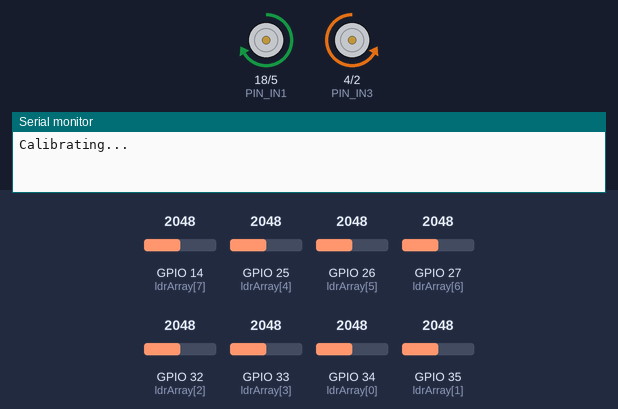
Simulated run of this program. Board: ESP32. Shown: motor-driver pin pairs drawn as motors (green arrow = first pin HIGH = forward, orange = second pin HIGH = backward, longer = more drive, scaled by the enable pin), the last lines printed to the serial monitor. Inputs (shaded band) come from the test bench; at power-on: GPIO 26 (ldrArray[5]) = 2048, GPIO 14 (ldrArray[7]) = 2048, GPIO 27 (ldrArray[6]) = 2048, GPIO 25 (ldrArray[4]) = 2048, GPIO 32 (ldrArray[2]) = 2048, GPIO 33 (ldrArray[3]) = 2048, GPIO 34 (ldrArray[0]) = 2048, GPIO 35 (ldrArray[1]) = 2048.

Above: at 5.8 s.
5.9 s: GPIO 26 (ldrArray[5]) set to 2107
At 8.6 s:
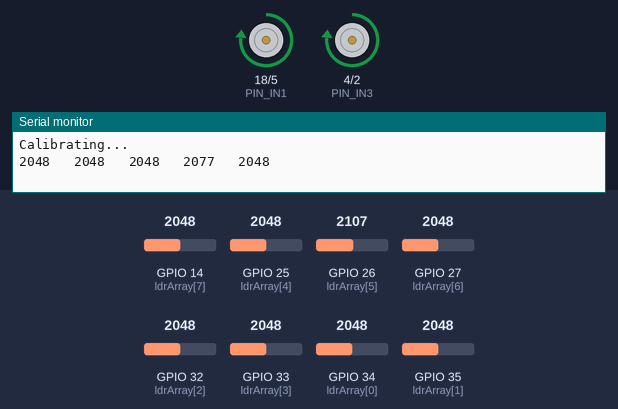
8.9 s: GPIO 14 (ldrArray[7]) set to 2866
At 9.3 s:
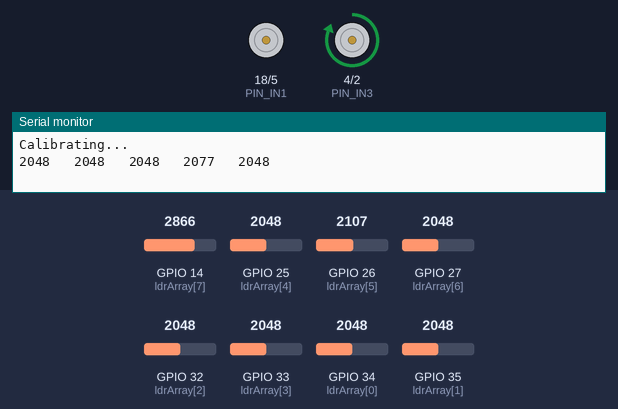
10.4 s: GPIO 27 (ldrArray[6]) set to 1228
At 11.6 s:
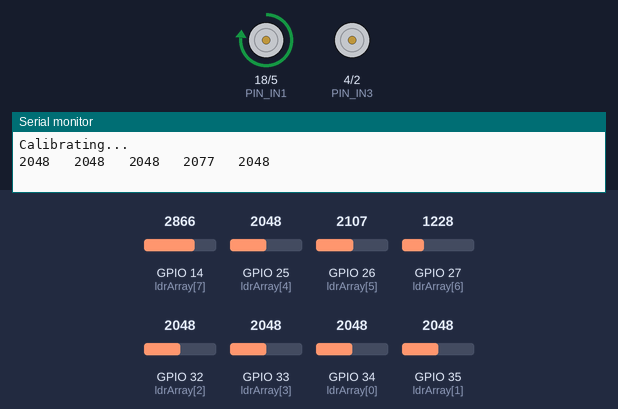
11.9 s: GPIO 14 (ldrArray[7]) set to 2902
At 12.8 s:
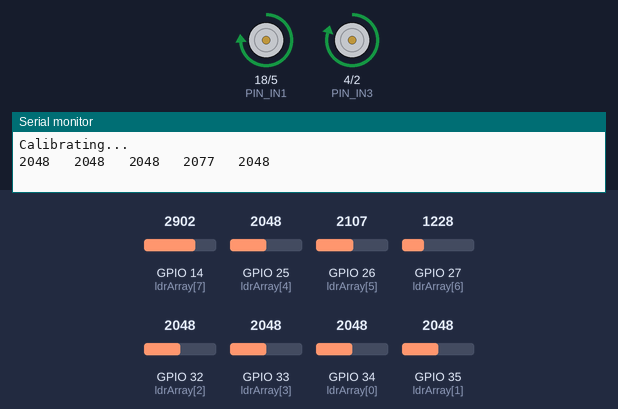
13.4 s: GPIO 25 (ldrArray[4]) set to 2866
At 13.9 s:
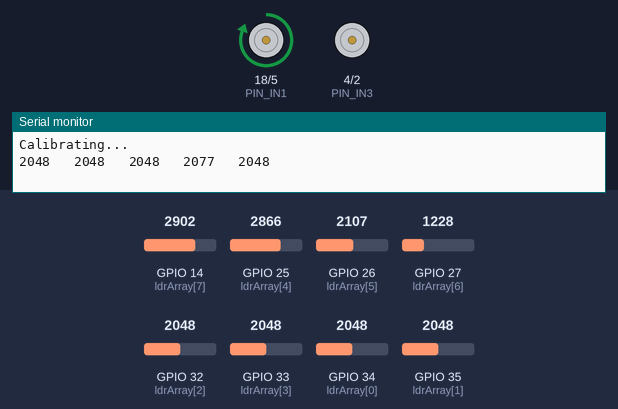
14.9 s: GPIO 14 (ldrArray[7]) set to 3040
At 16.3 s:
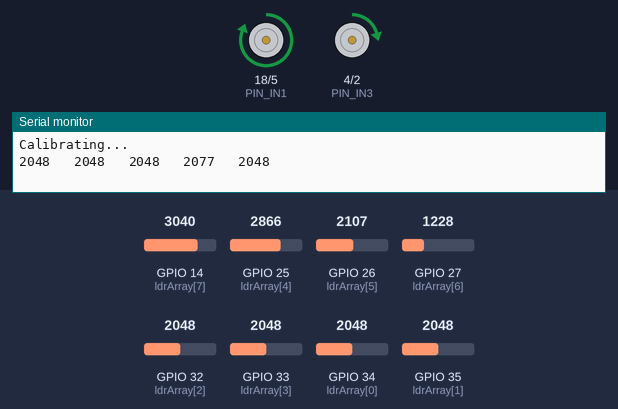
Timing chart, 0 to 17.4 s (numbered marks = the images above; inputs shaded):
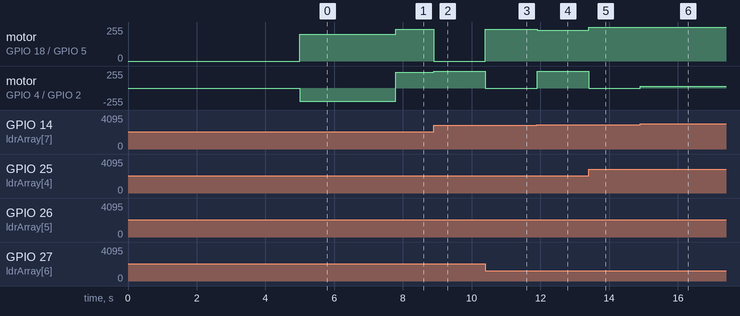

Measured:
- the behaviour switches between 2048 and 2049 on GPIO 26 (ldrArray[5]) (found by bisection; images 0 and 1)
- the behaviour switches between 2867 and 2868 on GPIO 14 (ldrArray[7]) (found by bisection; images 3 and 4)
- after the input at 5.9 s, motor on GPIO 18 (PIN_IN1) / GPIO 5 (PIN_IN2): forward 200/255 → forward 240/255 after 1.9 s; motor on GPIO 4 (PIN_IN3) / GPIO 2 (PIN_IN4): backward 200/255 → forward 240/255 after 1.9 s
- after the input at 8.9 s, motor on GPIO 18 (PIN_IN1) / GPIO 5 (PIN_IN2): forward 240/255 → stopped at once; motor on GPIO 4 (PIN_IN3) / GPIO 2 (PIN_IN4): forward 240/255 → forward 255/255 at once
- after the input at 10.4 s, motor on GPIO 18 (PIN_IN1) / GPIO 5 (PIN_IN2): stopped → forward 240/255 at once; motor on GPIO 4 (PIN_IN3) / GPIO 2 (PIN_IN4): forward 255/255 → stopped at once
- after the input at 11.9 s, motor on GPIO 18 (PIN_IN1) / GPIO 5 (PIN_IN2): forward 240/255 → forward 229/255 at once; motor on GPIO 4 (PIN_IN3) / GPIO 2 (PIN_IN4): stopped → forward 251/255 at once
- after the input at 13.4 s, motor on GPIO 18 (PIN_IN1) / GPIO 5 (PIN_IN2): forward 229/255 → forward 255/255 at once; motor on GPIO 4 (PIN_IN3) / GPIO 2 (PIN_IN4): forward 251/255 → stopped at once
- after the input at 14.9 s, motor on GPIO 4 (PIN_IN3) / GPIO 2 (PIN_IN4): stopped → forward 26/255 at once

The program:

main.cpp
```cpp
#include <Arduino.h>

#define MOTOR1_EN_PIN 19
#define PIN_IN1 18
#define PIN_IN2 5
#define MOTOR2_EN_PIN 15
#define PIN_IN3 4
#define PIN_IN4 2

int P, D, I, previousError, PIDvalue, error;
int lsp, rsp;
int lfspeed = 240;

float Kp = 0;
float Kd = 0;
float Ki = 0 ;

int minValues[6], maxValues[6], threshold[6];
void calibrate();
void followTheLine();

const int ldrArray[] = {34, 35, 32, 33, 25, 26, 27, 14};
int *ldrArrayValues = new int[8];
int *ldrArrayAverage = new int[5];

void MOTOR1_Move(int pwmVal,int pin1,int pin2) {
  analogWrite(MOTOR1_EN_PIN, pwmVal);
  digitalWrite(PIN_IN1, pin1);
  digitalWrite(PIN_IN2, pin2);
}

void MOTOR2_Move(int pwmVal,int pin1,int pin2) {
  analogWrite(MOTOR2_EN_PIN, pwmVal);
  digitalWrite(PIN_IN3, pin1);
  digitalWrite(PIN_IN4, pin2);
}

void setup() {
  Serial.begin(115200);
  pinMode(MOTOR1_EN_PIN, OUTPUT);
  pinMode(PIN_IN1, OUTPUT);
  pinMode(PIN_IN2, OUTPUT);
  pinMode(MOTOR2_EN_PIN, OUTPUT);
  pinMode(PIN_IN3, OUTPUT);
  pinMode(PIN_IN4, OUTPUT);
  for(int i = 0; i < 8; i++) {
    pinMode(ldrArray[i], INPUT);
  }
}

void loop() {

  calibrate();

  while (1)
  {
    for(int i = 0; i < 8; i++) {
      ldrArrayValues[i] = analogRead(ldrArray[i]);
    }

    ldrArrayAverage[0] = (ldrArrayValues[0] + ldrArrayValues[1]) / 2;
    ldrArrayAverage[1] = ldrArrayValues[2];
    ldrArrayAverage[2] = (ldrArrayValues[3] + ldrArrayValues[4]) / 2 ;
    ldrArrayAverage[3] = ldrArrayValues[5];
    ldrArrayAverage[4] = (ldrArrayValues[6] + ldrArrayValues[7]) / 2;

    // Serial.print(" ");
    // Serial.print(ldrArrayAverage[0]);
    // Serial.print(" ");
    // Serial.print(ldrArrayAverage[1]);
    // Serial.print(" ");
    // Serial.print(ldrArrayAverage[2]);
    // Serial.print(" ");
    // Serial.print(ldrArrayAverage[3]);
    // Serial.print(" ");
    // Serial.print(ldrArrayAverage[4]);
    // Serial.print(" ");
    // Serial.println();
    // delay(500);

    if (ldrArrayAverage[0] > threshold[1] && ldrArrayAverage[4] < threshold[5] )
    {
      lsp = 0; rsp = lfspeed;
      MOTOR1_Move(0, LOW, LOW);
      MOTOR2_Move(lfspeed, HIGH, LOW);
    }

    else if (ldrArrayAverage[0] > threshold[5] && ldrArrayAverage[4] < threshold[1])
    {
      lsp = lfspeed; rsp = 0;
      MOTOR1_Move(lfspeed, HIGH, LOW);
      MOTOR2_Move(0, LOW, LOW);
    }
    else if (ldrArrayAverage[3] > threshold[3])
    {
      Kp = 0.0006 * (1000 - ldrArrayAverage[3]);
      Kd = 10 * Kp;
      //Ki = 0.0001;
      followTheLine();
    }
  }
}

void followTheLine(){
  int error = (ldrArrayAverage[2] - ldrArrayAverage[4]);

  P = error;
  I = I + error;
  D = error - previousError;

  PIDvalue = (Kp * P) + (Ki * I) + (Kd * D);
  previousError = error;

  lsp = lfspeed - PIDvalue;
  rsp = lfspeed + PIDvalue;

  if (lsp > 255) {
    lsp = 255;
  }
  if (lsp < 0) {
    lsp = 0;
  }
  if (rsp > 255) {
    rsp = 255;
  }
  if (rsp < 0) {
    rsp = 0;
  }
  MOTOR1_Move(lsp, HIGH, LOW);
  MOTOR2_Move(rsp, HIGH, LOW);
}

void calibrate()
{
  delay(5000);
  Serial.println("Calibrating...");
  for(int i = 0; i < 8; i++) {
      ldrArrayValues[i] = analogRead(ldrArray[i]);
  }

  ldrArrayAverage[0] = (ldrArrayValues[0] + ldrArrayValues[1]) / 2;
  ldrArrayAverage[1] = ldrArrayValues[2];
  ldrArrayAverage[2] = (ldrArrayValues[3] + ldrArrayValues[4]) / 2 ;
  ldrArrayAverage[3] = ldrArrayValues[5];
  ldrArrayAverage[4] = (ldrArrayValues[6] + ldrArrayValues[7]) / 2;

  for ( int i = 0; i < 5; i++)
  {
    minValues[i] = ldrArrayAverage[i];
    maxValues[i] = ldrArrayAverage[i];
  }

  for (int i = 0; i < 3000; i++)
  {
    MOTOR1_Move(200,HIGH,LOW);
    MOTOR2_Move(200,LOW,HIGH);

    for(int i = 0; i < 8; i++) {
      ldrArrayValues[i] = analogRead(ldrArray[i]);
    }

    ldrArrayAverage[0] = (ldrArrayValues[0] + ldrArrayValues[1]) / 2;
    ldrArrayAverage[1] = ldrArrayValues[2];
    ldrArrayAverage[2] = (ldrArrayValues[3] + ldrArrayValues[4]) / 2 ;
    ldrArrayAverage[3] = ldrArrayValues[5];
    ldrArrayAverage[4] = (ldrArrayValues[6] + ldrArrayValues[7]) / 2;

    for ( int i = 0; i < 5; i++)
    {
      if (ldrArrayAverage[i] < minValues[i])
      {
        minValues[i] = ldrArrayAverage[i];
      }
      if (ldrArrayAverage[i] > maxValues[i])
      {
        maxValues[i] = ldrArrayAverage[i];
      }
    }
  }

  for ( int i = 0; i < 5; i++)
  {
    threshold[i] = (minValues[i] + maxValues[i]) / 2;
    Serial.print(threshold[i]);
    Serial.print("   ");
  }
  Serial.println();

  MOTOR1_Move(0,LOW, LOW);
  MOTOR2_Move(0,LOW, LOW);
}
```
